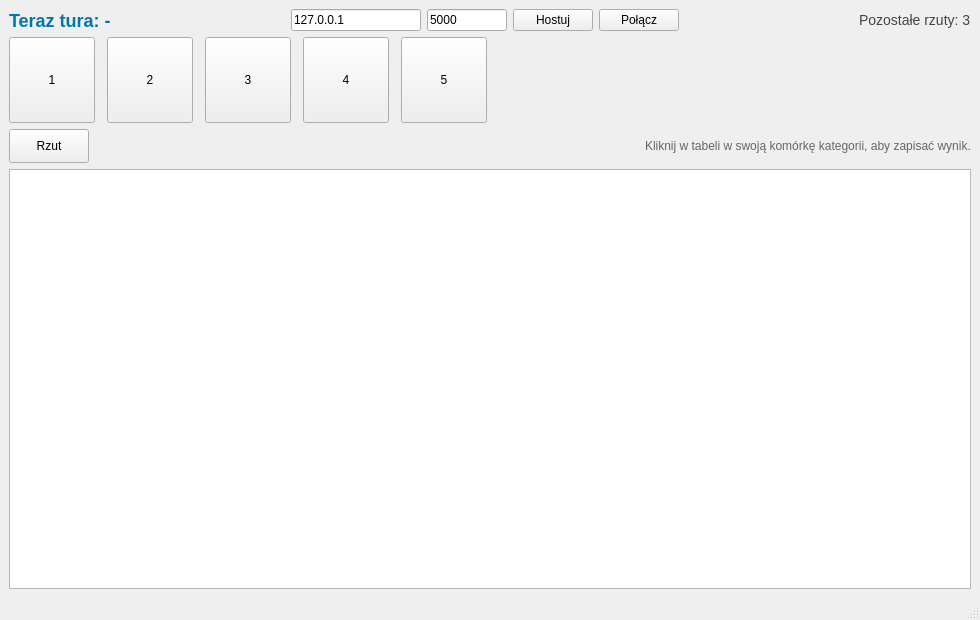
<?xml version="1.0" encoding="UTF-8"?>
<ui version="4.0">
 <class>OknoGry</class>
 <widget class="QMainWindow" name="OknoGry">
  <property name="geometry">
   <rect>
    <x>0</x>
    <y>0</y>
    <width>980</width>
    <height>620</height>
   </rect>
  </property>
  <property name="windowTitle">
   <string>Yahtzee - Qt</string>
  </property>
  <widget class="QWidget" name="centralwidget">
   <layout class="QVBoxLayout" name="verticalLayout">
    <item>
     <layout class="QHBoxLayout" name="topLayout">
      <item>
       <widget class="QLabel" name="labelTura">
        <property name="text">
         <string>Teraz tura: -</string>
        </property>
        <property name="styleSheet">
         <string notr="true">font-size:18px;font-weight:800;color:#07a;</string>
        </property>
       </widget>
      </item>

      <item>
       <spacer name="horizontalSpacerTop1">
        <property name="orientation">
         <enum>Qt::Horizontal</enum>
        </property>
        <property name="sizeHint" stdset="0">
         <size>
          <width>20</width>
          <height>20</height>
         </size>
        </property>
       </spacer>
      </item>

      <!-- Panel sieci -->
      <item>
       <widget class="QLineEdit" name="editIp">
        <property name="maximumSize">
         <size>
          <width>130</width>
          <height>16777215</height>
         </size>
        </property>
        <property name="placeholderText">
         <string>IP serwera</string>
        </property>
        <property name="text">
         <string>127.0.0.1</string>
        </property>
       </widget>
      </item>

      <item>
       <widget class="QLineEdit" name="editPort">
        <property name="maximumSize">
         <size>
          <width>80</width>
          <height>16777215</height>
         </size>
        </property>
        <property name="placeholderText">
         <string>Port</string>
        </property>
        <property name="text">
         <string>5000</string>
        </property>
       </widget>
      </item>

      <item>
       <widget class="QPushButton" name="btnHost">
        <property name="text">
         <string>Hostuj</string>
        </property>
       </widget>
      </item>

      <item>
       <widget class="QPushButton" name="btnPolacz">
        <property name="text">
         <string>Połącz</string>
        </property>
       </widget>
      </item>

      <item>
       <spacer name="horizontalSpacerTop2">
        <property name="orientation">
         <enum>Qt::Horizontal</enum>
        </property>
        <property name="sizeHint" stdset="0">
         <size>
          <width>40</width>
          <height>20</height>
         </size>
        </property>
       </spacer>
      </item>

      <item>
       <widget class="QLabel" name="labelRzuty">
        <property name="text">
         <string>Pozostałe rzuty: 3</string>
        </property>
        <property name="styleSheet">
         <string notr="true">font-size:14px;color:#444;</string>
        </property>
       </widget>
      </item>

     </layout>
    </item>

    <item>
     <layout class="QHBoxLayout" name="diceLayout">
      <property name="spacing">
       <number>12</number>
      </property>

      <item>
       <widget class="QToolButton" name="kostka0">
        <property name="minimumSize">
         <size><width>86</width><height>86</height></size>
        </property>
        <property name="maximumSize">
         <size><width>86</width><height>86</height></size>
        </property>
        <property name="iconSize">
         <size><width>64</width><height>64</height></size>
        </property>
        <property name="text">
         <string>1</string>
        </property>
        <property name="toolButtonStyle">
         <enum>Qt::ToolButtonIconOnly</enum>
        </property>
       </widget>
      </item>

      <item>
       <widget class="QToolButton" name="kostka1">
        <property name="minimumSize">
         <size><width>86</width><height>86</height></size>
        </property>
        <property name="maximumSize">
         <size><width>86</width><height>86</height></size>
        </property>
        <property name="iconSize">
         <size><width>64</width><height>64</height></size>
        </property>
        <property name="text">
         <string>2</string>
        </property>
        <property name="toolButtonStyle">
         <enum>Qt::ToolButtonIconOnly</enum>
        </property>
       </widget>
      </item>

      <item>
       <widget class="QToolButton" name="kostka2">
        <property name="minimumSize">
         <size><width>86</width><height>86</height></size>
        </property>
        <property name="maximumSize">
         <size><width>86</width><height>86</height></size>
        </property>
        <property name="iconSize">
         <size><width>64</width><height>64</height></size>
        </property>
        <property name="text">
         <string>3</string>
        </property>
        <property name="toolButtonStyle">
         <enum>Qt::ToolButtonIconOnly</enum>
        </property>
       </widget>
      </item>

      <item>
       <widget class="QToolButton" name="kostka3">
        <property name="minimumSize">
         <size><width>86</width><height>86</height></size>
        </property>
        <property name="maximumSize">
         <size><width>86</width><height>86</height></size>
        </property>
        <property name="iconSize">
         <size><width>64</width><height>64</height></size>
        </property>
        <property name="text">
         <string>4</string>
        </property>
        <property name="toolButtonStyle">
         <enum>Qt::ToolButtonIconOnly</enum>
        </property>
       </widget>
      </item>

      <item>
       <widget class="QToolButton" name="kostka4">
        <property name="minimumSize">
         <size><width>86</width><height>86</height></size>
        </property>
        <property name="maximumSize">
         <size><width>86</width><height>86</height></size>
        </property>
        <property name="iconSize">
         <size><width>64</width><height>64</height></size>
        </property>
        <property name="text">
         <string>5</string>
        </property>
        <property name="toolButtonStyle">
         <enum>Qt::ToolButtonIconOnly</enum>
        </property>
       </widget>
      </item>

      <item>
       <spacer name="horizontalSpacerDice">
        <property name="orientation">
         <enum>Qt::Horizontal</enum>
        </property>
        <property name="sizeHint" stdset="0">
         <size><width>40</width><height>20</height></size>
        </property>
       </spacer>
      </item>

     </layout>
    </item>

    <item>
     <layout class="QHBoxLayout" name="buttonsLayout">
      <item>
       <widget class="QPushButton" name="btnRzut">
        <property name="minimumSize">
         <size><width>0</width><height>34</height></size>
        </property>
        <property name="text">
         <string>Rzut</string>
        </property>
       </widget>
      </item>
      <item>
       <spacer name="horizontalSpacerBtn">
        <property name="orientation">
         <enum>Qt::Horizontal</enum>
        </property>
        <property name="sizeHint" stdset="0">
         <size><width>40</width><height>20</height></size>
        </property>
       </spacer>
      </item>
      <item>
       <widget class="QLabel" name="labelInfo">
        <property name="text">
         <string>Kliknij w tabeli w swoją komórkę kategorii, aby zapisać wynik.</string>
        </property>
        <property name="styleSheet">
         <string notr="true">color:#666;</string>
        </property>
       </widget>
      </item>
     </layout>
    </item>

    <item>
     <widget class="QTableWidget" name="tabela">
      <property name="sizePolicy">
       <sizepolicy hsizetype="Expanding" vsizetype="Expanding">
        <horstretch>0</horstretch>
        <verstretch>0</verstretch>
       </sizepolicy>
      </property>
     </widget>
    </item>

   </layout>
  </widget>
  <widget class="QStatusBar" name="statusbar"/>
 </widget>
 <resources/>
 <connections/>
</ui>
